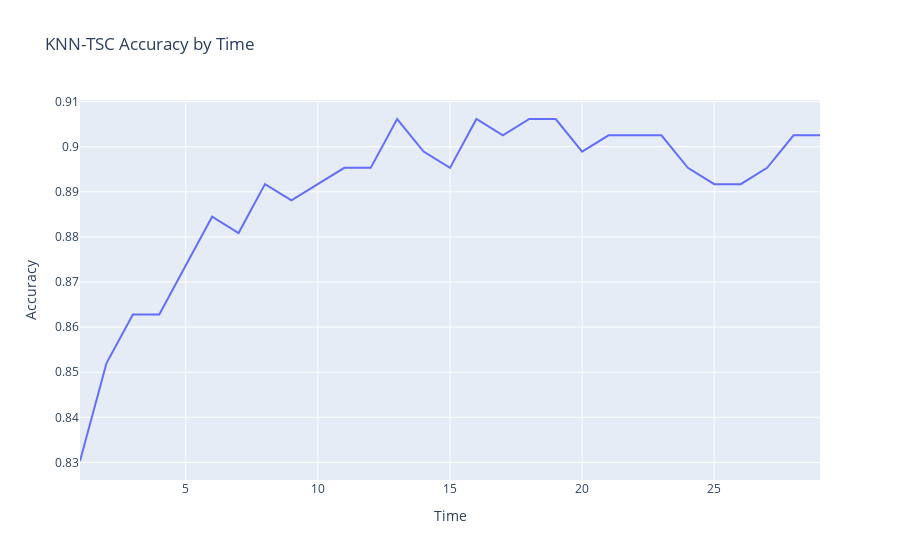

Write notebook code for a chart like this one.
### Code cell
fig = go.Figure()
acc_by_time = train_and_test_KNN_TSC(k=3, save_path="ckpt/track_models/knn_tsc")
fig.add_trace(go.Scatter(x=list(range(1, SEQ_LEN+1)), y=acc_by_time, mode="lines"))
fig.update_layout(title="KNN-TSC Accuracy by Time", xaxis_title="Time", yaxis_title="Accuracy")
fig.show()

### Figure 1 — Plotly figure (JSON) as saved in the notebook; plotly's stock layout.template omitted (floating-point values rounded to 4 significant figures)
{"data": [{"mode": "lines", "x": [1, 2, 3, 4, 5, 6, 7, 8, 9, 10, 11, 12, 13, 14, 15, 16, 17, 18, 19, 20, 21, 22, 23, 24, 25, 26, 27, 28, 29], "y": [0.8303, 0.852, 0.8628, 0.8628, 0.8736, 0.8845, 0.8809, 0.8917, 0.8881, 0.8917, 0.8953, 0.8953, 0.9061, 0.8989, 0.8953, 0.9061, 0.9025, 0.9061, 0.9061, 0.8989, 0.9025, 0.9025, 0.9025, 0.8953, 0.8917, 0.8917, 0.8953, 0.9025, 0.9025], "type": "scatter"}], "layout": {"title": {"text": "KNN-TSC Accuracy by Time"}, "xaxis": {"title": {"text": "Time"}}, "yaxis": {"title": {"text": "Accuracy"}}}}
